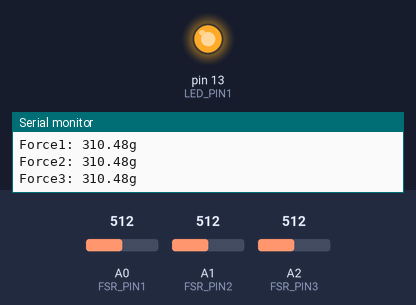
Simulated run of this sketch. Board: Arduino Uno, built with avr-gcc and run on an emulated ATmega328P. Parts: output pins drawn as LEDs (lit = HIGH), the last lines printed to the serial monitor. The inputs (shaded band) are chosen by the test bench; at power-on: A1 (FSR_PIN2) = 512, A0 (FSR_PIN1) = 512, A2 (FSR_PIN3) = 512.

Above: at 1.2 s.
1.3 s: A1 (FSR_PIN2) set to 33
2.8 s: A1 (FSR_PIN2) set to 27
At 4.0 s:
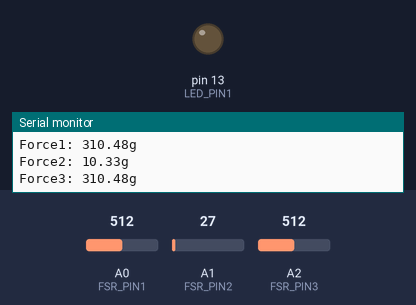
4.3 s: A1 (FSR_PIN2) set to 236
5.8 s: A1 (FSR_PIN2) set to 267
At 6.3 s:
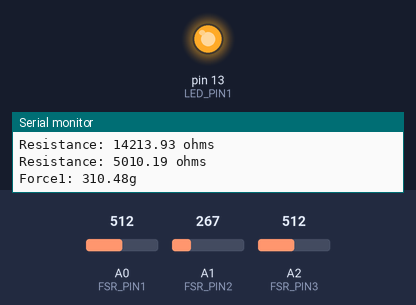
10.9 s: A0 (FSR_PIN1) set to 17
12.4 s: A0 (FSR_PIN1) set to 13
At 13.8 s:
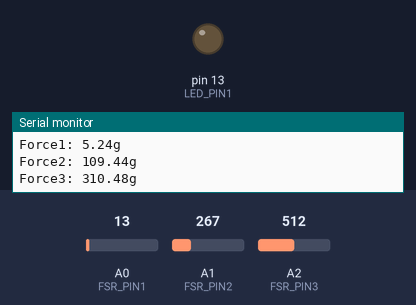
Timing chart, 0 to 15.0 s (numbered marks = the images above; inputs shaded):
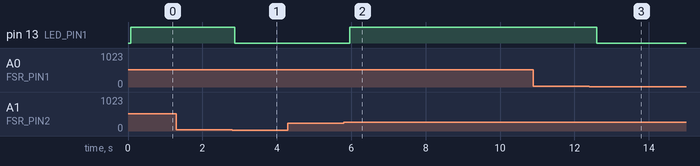

Measured:
- the behaviour switches between 31 and 30 on A1 (FSR_PIN2) (found by bisection; images 0 and 1)
- the behaviour switches between 249 and 250 on A1 (FSR_PIN2) (found by bisection; images 1 and 2)
- the behaviour switches between 16 and 15 on A0 (FSR_PIN1) (found by bisection; images 2 and 3)
- after the input at 2.8 s, pin 13 (LED_PIN1): HIGH → LOW after 0.07 s
- after the input at 5.8 s, pin 13 (LED_PIN1): LOW → HIGH after 0.16 s
- after the input at 12.4 s, pin 13 (LED_PIN1): HIGH → LOW after 0.20 s

The sketch:

AnalogToForceFSR.ino
```cpp
const int FSR_PIN1 = A0; // Pin connected to FSR/resistor divider
const int FSR_PIN2 = A1;
const int FSR_PIN3 = A2;
const int LED_PIN1 = 13;
int fsrADC1, fsrADC2, fsrADC3;
float fsrV1, fsrV2, fsrV3;
float fsrR1, fsrR2, fsrR3;
float fsrG1, fsrG2, fsrG3;
float force1, force2, force3;
const float VCC = 4.99; // Measured voltage of Ardunio 5V line
const float R_DIV = 5020.0; // Measured resistance of 5k resistor

void setup()
{
  Serial.begin(9600);
  pinMode(FSR_PIN1, INPUT);
  pinMode(FSR_PIN2, INPUT);
  pinMode(FSR_PIN3, INPUT);
  pinMode(LED_PIN1, OUTPUT);
}

void loop()
{
  fsrADC1 = analogRead(FSR_PIN1);
  fsrADC2 = analogRead(FSR_PIN2);
  fsrADC3 = analogRead(FSR_PIN3);
  // If the FSR has no pressure, the resistance will be
  // near infinite. So the voltage should be near 0.

  if (fsrADC1 > 15 and fsrADC2 > 30  and fsrADC3 > 30) // If the analog reading is non-zero
  {
    // Use ADC reading to calculate voltage:
    fsrV1 = fsrADC1 * VCC / 1023.0;
    // Use voltage and static resistor value to
    // calculate FSR resistance:
    fsrR1 = R_DIV * (VCC / fsrV1 - 1.0);
    Serial.println("Resistance: " + String(fsrR1) + " ohms");
    // Guesstimate force based on slopes in
    // FSR datasheet:
    fsrG1 = 1.0 / fsrR1; // Calculate conductance

    fsrV2 = fsrADC2 * VCC / 1023.0;
    // Use voltage and static resistor value to
    // calculate FSR resistance:
    fsrR2 = R_DIV * (VCC / fsrV2 - 1.0);
    Serial.println("Resistance: " + String(fsrR2) + " ohms");
    // Guesstimate force based on slopes in
    // FSR datasheet:
    fsrG2 = 1.0 / fsrR2; // Calculate conductance

    fsrV3 = fsrADC3 * VCC / 1023.0;
    // Use voltage and static resistor value to
    // calculate FSR resistance:
    fsrR3 = R_DIV * (VCC / fsrV3 - 1.0);
    Serial.println("Resistance: " + String(fsrR3) + " ohms");
    // Guesstimate force based on slopes in figure 3 of
    // FSR datasheet:
    fsrG3 = 1.0 / fsrR3; // Calculate conductance

    // Break parabolic curve down into two linear slopes:
    if (fsrR1 <= 1000 and fsrR2 <= 1000 and fsrR3 <= 1000){
      force1 = (fsrG1 - 0.00075) / 0.00000032639;
      force2 = (fsrG2 - 0.00075) / 0.00000032639;
      force3 = (fsrG3 - 0.00075) / 0.00000032639;
    }
    else{
      force1 =  fsrG1 / 0.000000642857;
      force2 =  fsrG2 / 0.000000642857;
      force3 =  fsrG3 / 0.000000642857;
    }
    Serial.println("Force1: " + String(force1) + "g");
    Serial.println("Force2: " + String(force2) + "g");
    Serial.println("Force3: " + String(force3) + "g\n");
    if(force1 > 100 and force2 > 100 and force3 > 100)
    {
      if((force1 < 100 and (force2 > 100 and force3 > 100)) or (force2 < 100 and (force1 > 100 and force3 > 100)) or (force3 < 100 and (force2 > 100 and force1 > 100)))
      {
      digitalWrite(LED_PIN1,LOW);
      }
    digitalWrite(LED_PIN1,HIGH);
    }
    delay(250);
  }
    else{
      // No pressure detected
      digitalWrite(LED_PIN1,LOW);
    }
  }
```
